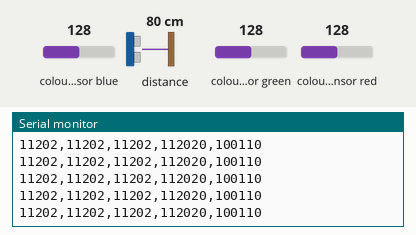
Recording of a sketch running on a simulated Arduino Nano 33 BLE. On the bench: the last lines printed to the serial monitor. The inputs (shaded band) are chosen by the test bench; at power-on: colour sensor blue 128, distance to the obstacle 80 cm, colour sensor green 128, colour sensor red 128.

Above: at 1.2 s.
1.3 s: colour sensor blue set to 5
At 1.41 s:
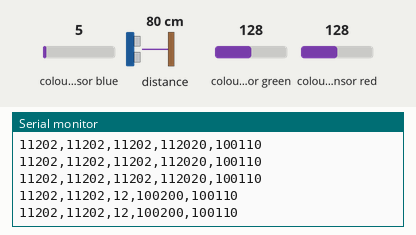
2.8 s: distance to the obstacle set to 2 cm
At 2.81 s:
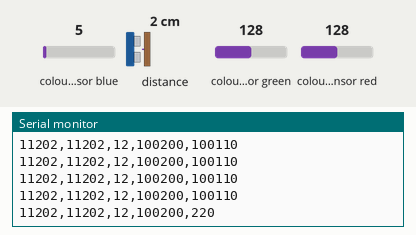
4.3 s: colour sensor green set to 5
At 4.34 s:
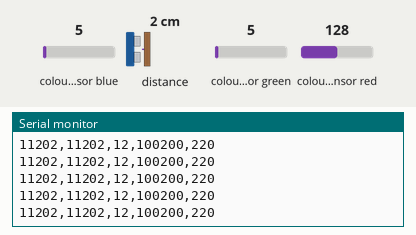
5.8 s: colour sensor red set to 5
At 5.81 s:
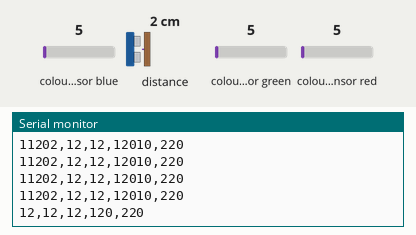
Timing chart, 0 to 8.3 s (numbered marks = the images above; inputs shaded):
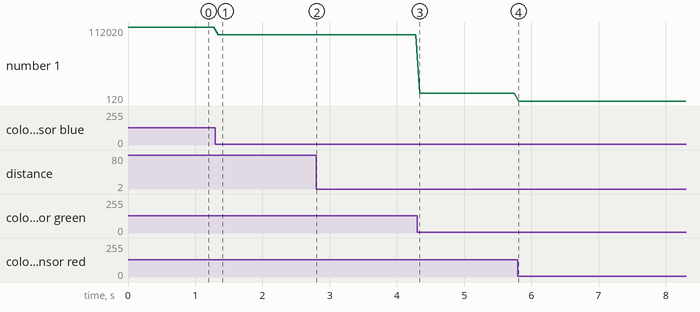

The sketch:

Nano33ble_object_color_capture.ino
```cpp
#include <Arduino_APDS9960.h>

void setup() {

  Serial.begin(9600);
  while (!Serial) {};

  if (!APDS.begin()) {
    Serial.println("Error initializing APDS9960 sensor.");
  }

  // print the header
  Serial.println("Red,Green,Blue,LightIntensity,Proximity");
}

void loop() {
  int r, g, b, c, p;
  //float sum;

  // wait for proximity and color sensor data
  while (!APDS.colorAvailable() || !APDS.proximityAvailable()) {}

  // read the color and proximity data
  APDS.readColor(r, g, b, c);
  p = APDS.readProximity();

  // print the data in CSV format
  Serial.print(r, 3);
  Serial.print(',');
  Serial.print(g, 3);
  Serial.print(',');
  Serial.print(b, 3);
  Serial.print(',');
  Serial.print(c, 3);
  Serial.print(',');
  Serial.print(p, 3);
  Serial.println();

  // wait for 1 second after one sampling/prediction
  delay(50);
  digitalWrite(LED_BUILTIN, HIGH);
  delay(10);
  digitalWrite(LED_BUILTIN, LOW);
}
```

Measured:
- after the input at 1.3 s, the serial monitor: prints a new line at once (image 1)
- after the input at 2.8 s, the serial monitor: prints a new line at once (image 2)
- after the input at 5.8 s, the serial monitor: prints a new line at once (image 4)
- plotted number 1: 112020 → 100200 after the input at 1.3 s, 100200 → 12010 after the input at 4.3 s, 12010 → 120 after the input at 5.8 s
